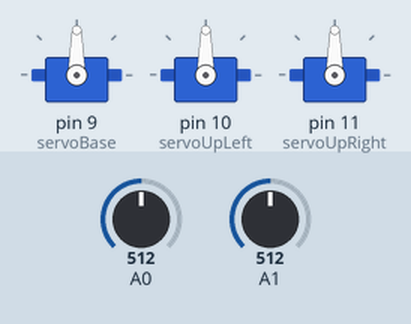
Simulated run of this sketch. Board: Arduino Uno, built with avr-gcc and run on an emulated ATmega328P. Parts: 3 × servo. Inputs (shaded band) come from the test bench; at power-on: A0 = 512, A1 = 512.

Above: at 1.2 s.
1.3 s: A0 set to 716
At 1.9 s:
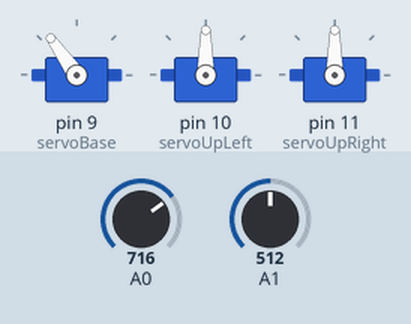
2.8 s: A1 set to 716
At 4.0 s:
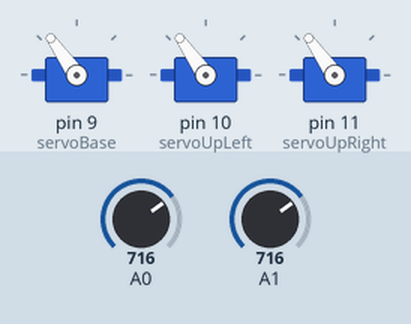
4.3 s: A0 set to 900
At 5.1 s:
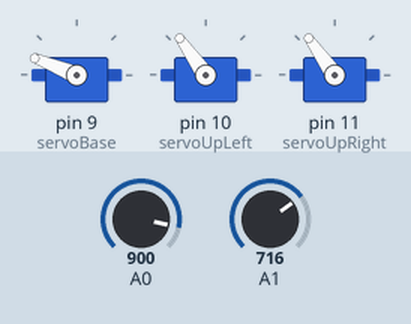
5.8 s: A1 set to 900
At 6.2 s:
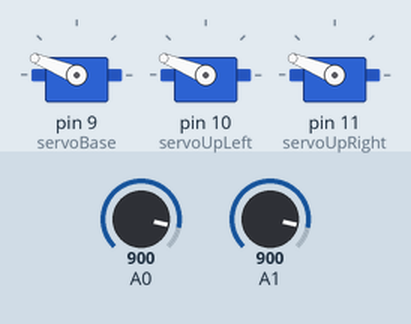
7.3 s: A0 set to 1023
At 7.7 s:
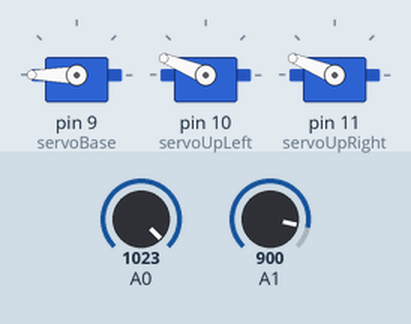
8.8 s: A1 set to 1023
At 10.0 s:
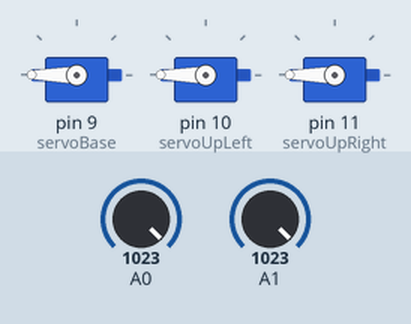
Timing chart, 0 to 11.3 s (numbered marks = the images above; inputs shaded):
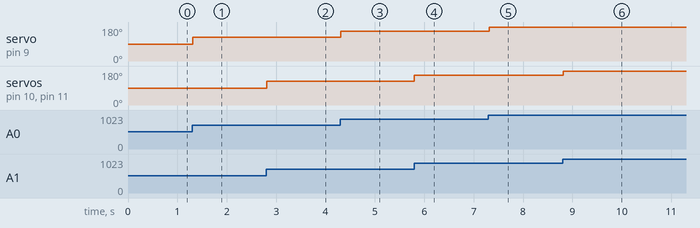

Measured:
- after the input at 1.3 s, servo on pin 9 (servoBase): 90° → 125° at once
- after the input at 2.8 s, servo on pin 10 (servoUpLeft), servo on pin 11 (servoUpRight): 90° → 125° at once
- after the input at 4.3 s, servo on pin 9 (servoBase): 125° → 158° at once
- after the input at 5.8 s, servo on pin 10 (servoUpLeft), servo on pin 11 (servoUpRight): 125° → 158° at once
- after the input at 7.3 s, servo on pin 9 (servoBase): 158° → 180° at once
- after the input at 8.8 s, servo on pin 10 (servoUpLeft), servo on pin 11 (servoUpRight): 158° → 180° at once

The sketch:

Manipulator2Axis.ino
```cpp
#include<Servo.h>
Servo servoBase;
Servo servoUpLeft;
Servo servoUpRight;
//variables to store the values of joystick
int joystickX;
int joystickY;
//variables to store position of servos
int servoBasePosition;
int servoUpLeftPosition;
int servoUpRightPosition;


void setup() {

  servoBase.attach(9);
  servoUpLeft.attach(10);
  servoUpRight.attach(11);
  Serial.begin(9600);

}

void loop() {
  joystickX=analogRead(A0);
joystickY=analogRead(A1);

  servoBasePosition=map(joystickX,0,1023,0,180);
servoUpLeftPosition=map(joystickY,0,1023,0,180);
servoUpRightPosition=map(joystickY,0,1023,0,180);


servoBase.write(servoBasePosition);
servoUpLeft.write(servoUpLeftPosition);
servoUpRight.write(servoUpRightPosition);
delay(15);

}
```
